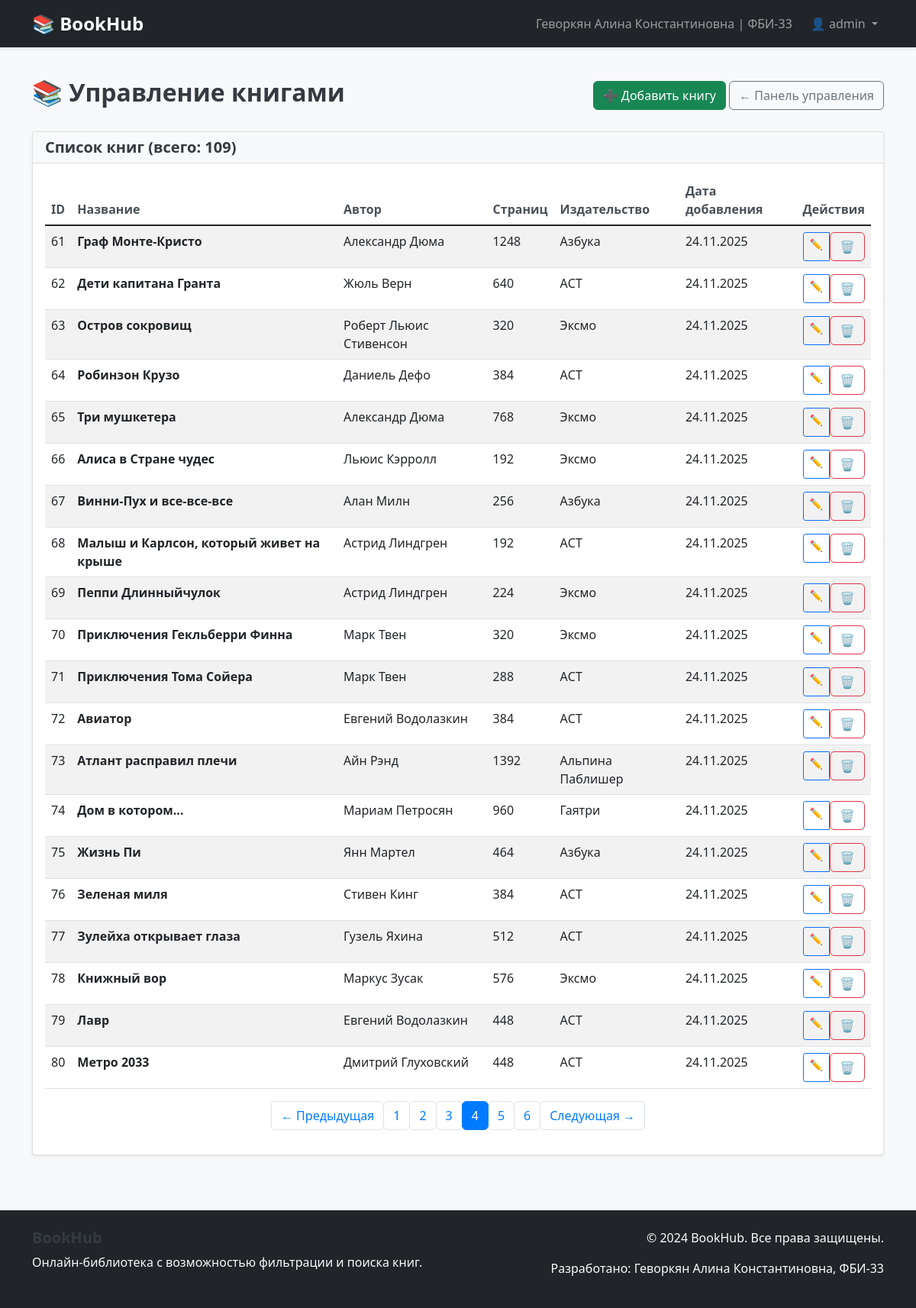
The page /admin/books?page=4 (signed in) on the database its author committed.
### models.py (models this page shows, shortened)
class User(db.Model):
    id = db.Column(db.Integer, primary_key=True)
    username = db.Column(db.String(50), unique=True, nullable=False)
    password_hash = db.Column(db.String(255), nullable=False)
    is_admin = db.Column(db.Boolean, default=False)
    created_at = db.Column(db.DateTime, default=datetime.utcnow)

class Book(db.Model):
    id = db.Column(db.Integer, primary_key=True)
    title = db.Column(db.String(200), nullable=False)
    author = db.Column(db.String(150), nullable=False)
    pages = db.Column(db.Integer, nullable=False)
    publisher = db.Column(db.String(150), nullable=False)
    cover_image = db.Column(db.String(300), default='default-cover.jpg')
    description = db.Column(db.Text)
    created_at = db.Column(db.DateTime, default=datetime.utcnow)

### app.py (the view)
@app.route('/admin/books')
@admin_required
def admin_books():
    page = request.args.get('page', 1, type=int)
    per_page = 20
    books = Book.query.order_by(Book.created_at.desc()).paginate(page=page, per_page=per_page, error_out=False)
    return render_template('admin/books.html', books=books)

### app.py (called while the page is built)
def admin_required(f):
    @wraps(f)
    def decorated_function(*args, **kwargs):
        if 'user_id' not in session:
            flash('Пожалуйста, войдите в систему.', 'warning')
            return redirect(url_for('login'))
        user = User.query.get(session['user_id'])
        if not user or not user.is_admin:
            flash('У вас нет прав доступа к этой странице.', 'danger')
            return redirect(url_for('index'))
        return f(*args, **kwargs)
    return decorated_function

@app.context_processor
def inject_user_info():
    user_info = {}
    if 'user_id' in session:
        user = User.query.get(session['user_id'])
        if user:
            user_info = {
                'username': user.username,
                'is_admin': user.is_admin
            }
    student_info = {
        'fio': 'Геворкян Алина Константиновна',
        'group': 'ФБИ-33'
    }
    return dict(user_info=user_info, student_info=student_info)

### templates/admin/books.html (shortened to what this page needs)
{% extends "base.html" %}
{% block content %}
<div class="d-flex justify-content-between align-items-center mb-4">
    <h2>📚 Управление книгами</h2>
    <div>
        <a href="{{ url_for('add_book') }}" class="btn btn-success">➕ Добавить книгу</a>
        <a href="{{ url_for('admin_dashboard') }}" class="btn btn-outline-secondary">← Панель управления</a>
    </div>
</div>
<div class="card">
    <div class="card-header">
        <h5 class="card-title mb-0">Список книг (всего: {{ books.total }})</h5>
    </div>
    <div class="card-body">
        {% if books.items %}
        <div class="table-responsive">
            <table class="table table-striped">
                <thead>
                    <tr>
                        <th>ID</th>
                        <th>Название</th>
                        <th>Автор</th>
                        <th>Страниц</th>
                        <th>Издательство</th>
                        <th>Дата добавления</th>
                        <th>Действия</th>
                    </tr>
                </thead>
                <tbody>
                    {% for book in books.items %}
                    <tr>
                        <td>{{ book.id }}</td>
                        <td><strong>{{ book.title }}</strong></td>
                        <td>{{ book.author }}</td>
                        <td>{{ book.pages }}</td>
                        <td>{{ book.publisher }}</td>
                        <td>{{ book.created_at.strftime('%d.%m.%Y') }}</td>
                        <td>
                            <div class="btn-group btn-group-sm">
                                <a href="{{ url_for('edit_book', book_id=book.id) }}" class="btn btn-outline-primary">✏️</a>
                                <form method="POST" action="{{ url_for('delete_book', book_id=book.id) }}" style="display: inline;">
                                    <button type="submit" class="btn btn-outline-danger" onclick="return confirm('Вы уверены, что хотите удалить эту книгу?')">🗑️</button>
                                </form>
                            </div>
                        </td>
                    </tr>
                    {% endfor %}
                </tbody>
            </table>
        </div>
        {% if books.pages > 1 %}
        <nav aria-label="Page navigation">
            <ul class="pagination justify-content-center">
                {% if books.has_prev %}
                <li class="page-item">
                    <a class="page-link" href="?page={{ books.prev_num }}">← Предыдущая</a>
                </li>
                {% endif %}
                {% for page_num in books.iter_pages() %}
                    {% if page_num %}
                        <li class="page-item {% if page_num == books.page %}active{% endif %}">
                            <a class="page-link" href="?page={{ page_num }}">{{ page_num }}</a>
                        </li>
                    {% else %}
                        <li class="page-item disabled"><span class="page-link">...</span></li>
                    {% endif %}
                {% endfor %}
                {% if books.has_next %}
                <li class="page-item">
                    <a class="page-link" href="?page={{ books.next_num }}">Следующая →</a>
                </li>
                {% endif %}
            </ul>
        </nav>
        {% endif %}
        {% else %}
        <div class="text-center py-4">
            <p class="text-muted">Книги еще не добавлены.</p>
            <a href="{{ url_for('add_book') }}" class="btn btn-success">Добавить первую книгу</a>
        </div>
        {% endif %}
    </div>
</div>
{% endblock %}

### templates/base.html (shortened to what this page needs)
<!DOCTYPE html>
<html lang="ru">
<head>
    <link href="https://cdn.jsdelivr.net/npm/bootstrap@5.1.3/dist/css/bootstrap.min.css" rel="stylesheet">
    <link href="{{ url_for('static', filename='css/style.css') }}" rel="stylesheet">
</head>
<body>
    <nav class="navbar navbar-expand-lg navbar-dark bg-dark">
        <div class="container">
            <a class="navbar-brand" href="{{ url_for('index') }}">
                📚 BookHub
            </a>
            <div class="navbar-nav ms-auto">
                <span class="navbar-text me-3">
                    {{ student_info.fio }} | {{ student_info.group }}
                </span>
                {% if user_info %}
                    <div class="nav-item dropdown">
                        <a class="nav-link dropdown-toggle" href="#" role="button" data-bs-toggle="dropdown">
                            👤 {{ user_info.username }}
                        </a>
                    </div>
                {% else %}
                    <a class="nav-link" href="{{ url_for('login') }}">Войти</a>
                    <a class="nav-link" href="{{ url_for('register') }}">Регистрация</a>
                {% endif %}
            </div>
        </div>
    </nav>
    <main class="container my-4">
        {% block content %}{% endblock %}
    </main>
    <footer class="bg-dark text-light py-4 mt-5">
        <div class="container">
            <div class="row">
                <div class="col-md-6">
                    <h5>BookHub</h5>
                    <p>Онлайн-библиотека с возможностью фильтрации и поиска книг.</p>
                </div>
                <div class="col-md-6 text-end">
                    <p>&copy; 2024 BookHub. Все права защищены.</p>
                    <p>Разработано: {{ student_info.fio }}, {{ student_info.group }}</p>
                </div>
            </div>
        </div>
    </footer>
</body>
</html>

### static/css/style.css (style rules this page uses)
body { background-color: #f8f9fa; font-family: 'Segoe UI', Tahoma, Geneva, Verdana, sans-serif; }
.card { box-shadow: 0 0.125rem 0.25rem rgba(0, 0, 0, 0.075); border: 1px solid rgba(0, 0, 0, 0.125); }
.card-header { background-color: #f8f9fa; border-bottom: 1px solid rgba(0, 0, 0, 0.125); }
.navbar-brand { font-weight: bold; font-size: 1.5rem; }
.pagination .page-link { color: #007bff; border-radius: 0.375rem; }
.pagination .page-item.active .page-link { background-color: #007bff; border-color: #007bff; }
.btn { border-radius: 0.375rem; font-weight: 500; }
.table th { border-top: none; font-weight: 600; color: #495057; }
.navbar { box-shadow: 0 2px 4px rgba(0, 0, 0, 0.1); }
footer { margin-top: auto; }
h1, h2, h3, h4, h5, h6 { color: #343a40; font-weight: 600; }

### templates/base.html (style rules this page uses)
html, body { height: 100%; }
body { display: flex; flex-direction: column; min-height: 100vh; }
main { flex: 1 0 auto; }
footer { flex-shrink: 0; margin-top: auto; }

### rows shown on the page
User: username "admin"
Book: id "61", title "Граф Монте-Кристо", author "Александр Дюма", pages "1248", publisher "Азбука", created_at "24.11.2025"
Book: id "62", title "Дети капитана Гранта", author "Жюль Верн", pages "640", publisher "АСТ", created_at "24.11.2025"
Book: id "63", title "Остров сокровищ", author "Роберт Льюис Стивенсон", pages "320", publisher "Эксмо", created_at "24.11.2025"
Book: id "64", title "Робинзон Крузо", author "Даниель Дефо", pages "384", publisher "АСТ", created_at "24.11.2025"
Book: id "65", title "Три мушкетера", author "Александр Дюма", pages "768", publisher "Эксмо", created_at "24.11.2025"
Book: id "66", title "Алиса в Стране чудес", author "Льюис Кэрролл", pages "192", publisher "Эксмо", created_at "24.11.2025"
Book: id "67", title "Винни-Пух и все-все-все", author "Алан Милн", pages "256", publisher "Азбука", created_at "24.11.2025"
Book: id "68", title "Малыш и Карлсон, который живет на крыше", author "Астрид Линдгрен", pages "192", publisher "АСТ", created_at "24.11.2025"
Book: id "69", title "Пеппи Длинныйчулок", author "Астрид Линдгрен", pages "224", publisher "Эксмо", created_at "24.11.2025"
Book: id "70", title "Приключения Гекльберри Финна", author "Марк Твен", pages "320", publisher "Эксмо", created_at "24.11.2025"
Book: id "71", title "Приключения Тома Сойера", author "Марк Твен", pages "288", publisher "АСТ", created_at "24.11.2025"
Book: id "72", title "Авиатор", author "Евгений Водолазкин", pages "384", publisher "АСТ", created_at "24.11.2025"
Book: id "73", title "Атлант расправил плечи", author "Айн Рэнд", pages "1392", publisher "Альпина Паблишер", created_at "24.11.2025"
Book: id "74", title "Дом в котором...", author "Мариам Петросян", pages "960", publisher "Гаятри", created_at "24.11.2025"
Book: id "75", title "Жизнь Пи", author "Янн Мартел", pages "464", publisher "Азбука", created_at "24.11.2025"
Book: id "76", title "Зеленая миля", author "Стивен Кинг", pages "384", publisher "АСТ", created_at "24.11.2025"
Book: id "77", title "Зулейха открывает глаза", author "Гузель Яхина", pages "512", publisher "АСТ", created_at "24.11.2025"
Book: id "78", title "Книжный вор", author "Маркус Зусак", pages "576", publisher "Эксмо", created_at "24.11.2025"
Book: id "79", title "Лавр", author "Евгений Водолазкин", pages "448", publisher "АСТ", created_at "24.11.2025"
Book: id "80", title "Метро 2033", author "Дмитрий Глуховский", pages "448", publisher "АСТ", created_at "24.11.2025"

### other values the page prints
{{ student_info.fio }} "Геворкян Алина Константиновна"
{{ student_info.group }} "ФБИ-33"
{{ books.total }} "109"
{{ page_num }} "1" "2" "3" "4" "5" "6"
